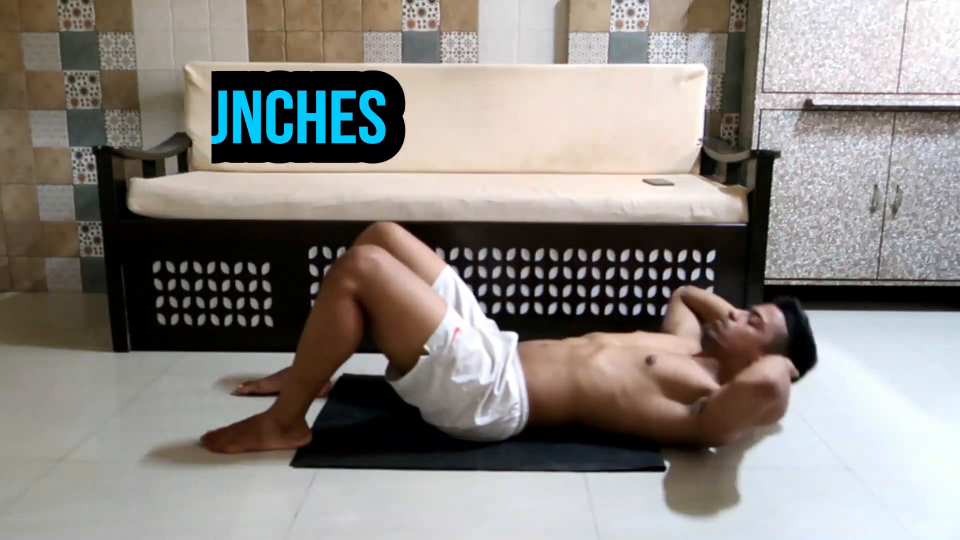
#> input picture frame 20 of clips/proper_crunches.mp4, 1920 x 1080 px, given in place of using_momentum_5fps_vis.mp4, which was not available (shown at 1/2 size)
$ python reduce_resolution.py
#> lines starting #> are read from the running program, lines starting #| are printed output that depends on the picture
import cv2
import os

input_path = "visualizations/using_momentum_5fps_vis.mp4"
output_path = "reduced_480p/using_momentum_480p.mp4"
target_resolution = (854, 480)

cap = cv2.VideoCapture(input_path)
if not cap.isOpened():
    print("Error: Cannot open video.")
    exit()

fps = cap.get(cv2.CAP_PROP_FPS)
fourcc = cv2.VideoWriter_fourcc(*"mp4v")
out = cv2.VideoWriter(output_path, fourcc, fps, target_resolution)

while True:
    ret, frame = cap.read()
#> frame is the input picture: shape (1080, 1920, 3); mean B, G, R 129.4, 133.9, 138.8
    if not ret:
        break
    resized = cv2.resize(frame, target_resolution)
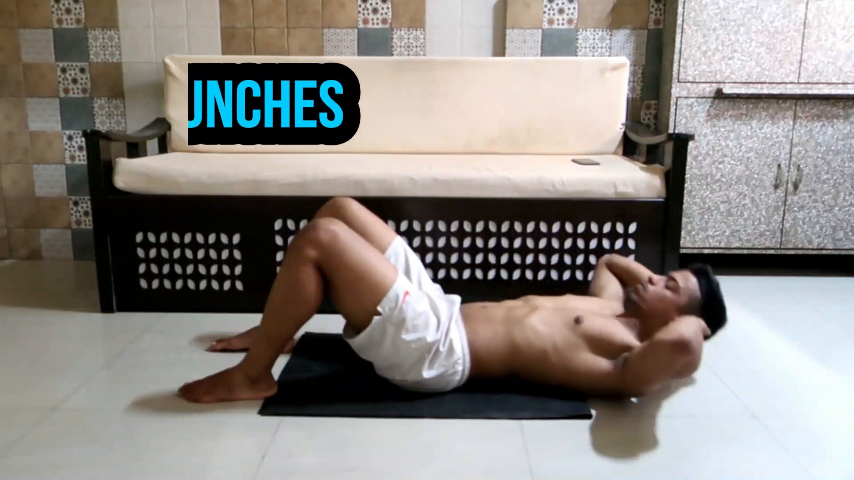
#> resized: shape (480, 854, 3); mean B, G, R 129.3, 133.9, 138.7
    out.write(resized)

cap.release()
out.release()
print(f"✅ Saved 480p video to: {output_path}")

$ run again, starting later in the video
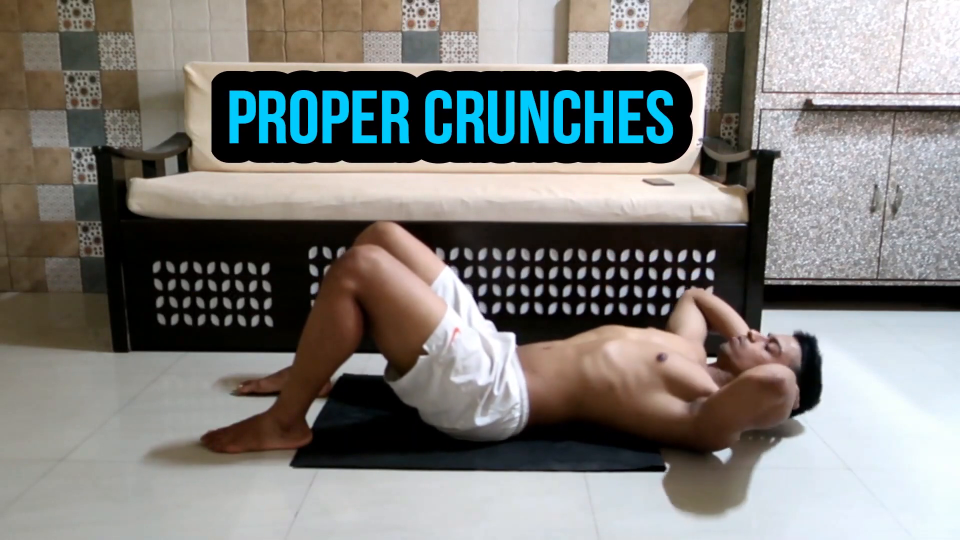
#> input picture frame 90 of clips/proper_crunches.mp4, 1920 x 1080 px, given in place of using_momentum_5fps_vis.mp4, which was not available (shown at 1/2 size)
#> frame is the input picture: shape (1080, 1920, 3); mean B, G, R 122.4, 125.5, 126.2
#> `resized = cv2.resize(frame, target_resolution)`:
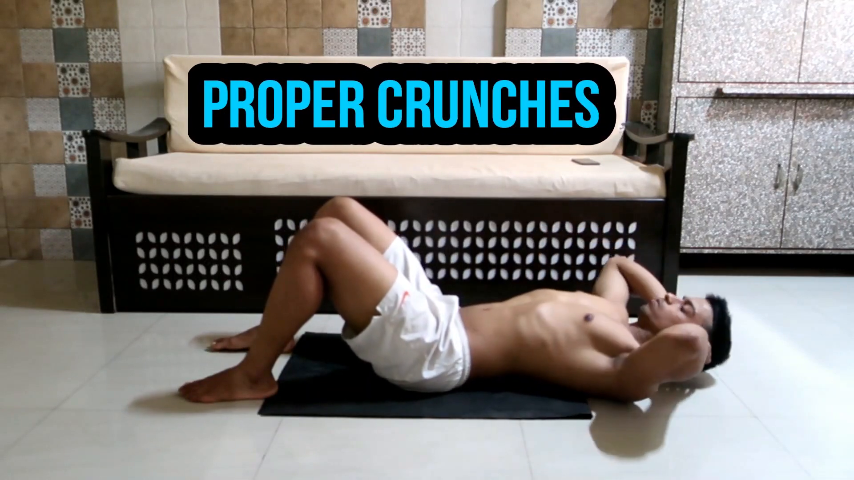
#> resized: shape (480, 854, 3); mean B, G, R 122.4, 125.4, 126.2

$ run again, starting later in the video
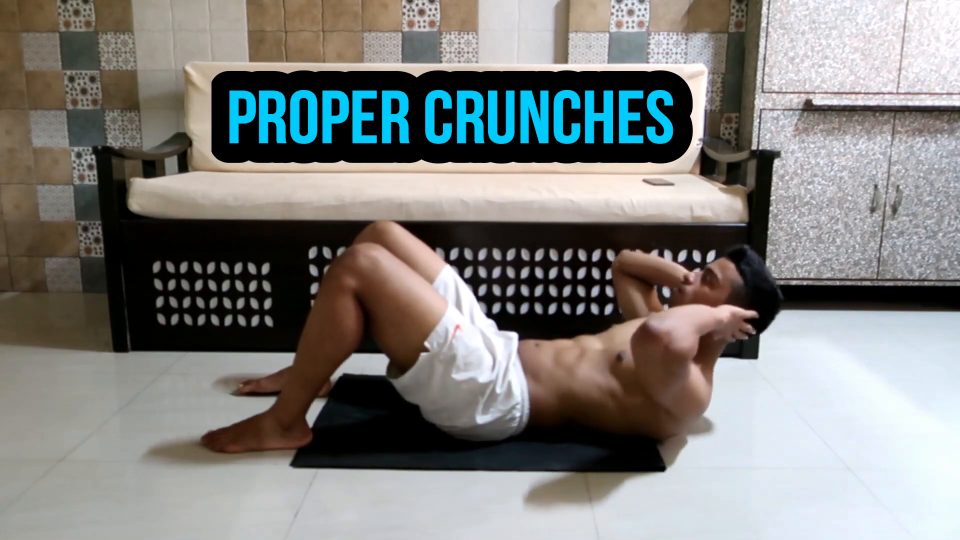
#> input picture frame 160 of clips/proper_crunches.mp4, 1920 x 1080 px, given in place of using_momentum_5fps_vis.mp4, which was not available (shown at 1/2 size)
#> frame is the input picture: shape (1080, 1920, 3); mean B, G, R 125.7, 128.4, 128.6
#> `resized = cv2.resize(frame, target_resolution)`:
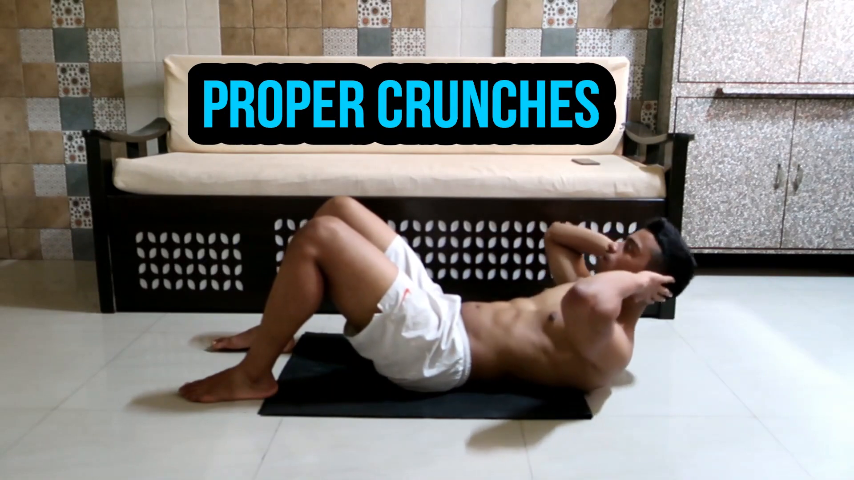
#> resized: shape (480, 854, 3); mean B, G, R 125.6, 128.3, 128.5
